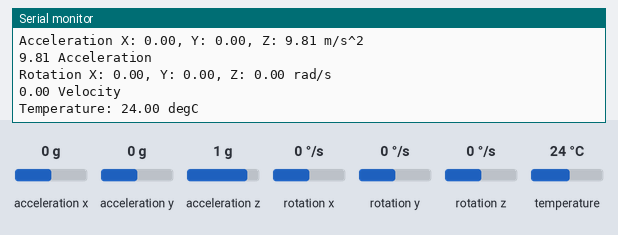
Bench run of a sketch on a simulated ESP32. Parts: the last lines printed to the serial monitor. The inputs (shaded band) are chosen by the test bench; at power-on: acceleration x 0 g, acceleration y 0 g, acceleration z 1 g, rotation x 0 °/s, rotation y 0 °/s, rotation z 0 °/s, temperature 24 °C. WiFi joins after 1.5 s; servers stay silent unless stated; random numbers use the default seed unless the sketch sets one; no MQTT or app messages arrive unless stated.

Above: at 2.8 s.
2.9 s: acceleration x set to -1.4 g
4.4 s: acceleration y set to -1.4 g
5.9 s: acceleration z set to -1.4 g
7.4 s: rotation x set to -192 °/s
At 8.2 s:
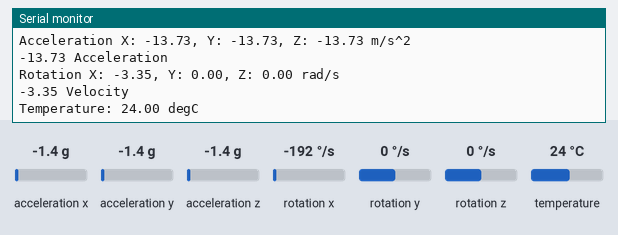
8.9 s: rotation y set to -192 °/s
At 9.8 s:
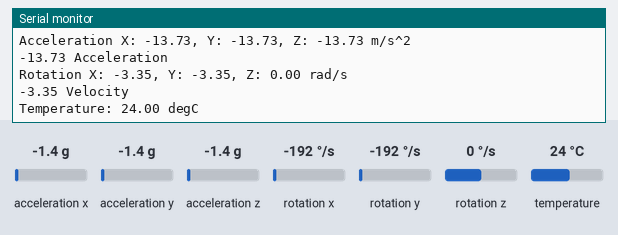

The sketch:

basic1.ino
```cpp
// Basic demo for accelerometer readings from Adafruit MPU6050

#include <Adafruit_MPU6050.h>
#include <Adafruit_Sensor.h>
#include "MPU6050_6Axis_MotionApps20.h"
#include <Wire.h>
#include <PubSubClient.h>
#include <WiFi.h>

const char *ssid     = "V2061";
const char *password = "Dulsara123";
//const char *ssid     = "Dialog 4G TNR";   tharuka
//const char *password = "Legendseeker#23";
const char* mqtt_server = "test.mosquitto.org";
char destination[7];
const char *acc = " Acceleration";
const char *vel = " Velocity";
//char destination2[7];

//int BUFFER_SIZE = 10;

WiFiClient espClient;
PubSubClient client(espClient);
/*long lastMsg = 0;
char msg[50];
value = 0;*/

Adafruit_MPU6050 mpu;
MPU6050 mpu1;

void setup_wifi() {
  delay(10);
  // We start by connecting to a WiFi network
  Serial.println();
  Serial.print("Connecting to ");
  Serial.println(ssid);

  WiFi.begin(ssid, password);

  while (WiFi.status() != WL_CONNECTED) {
    delay(500);
    Serial.print(".");
  }

  Serial.println("");
  Serial.println("WiFi connected");
  Serial.println("IP address: ");
  Serial.println(WiFi.localIP());
}

void reconnect() {
  // Loop until we're reconnected
  while (!client.connected()) {
    Serial.print("Attempting MQTT connection...");
    // Create a random client ID
    String clientId = "ESP8266Client-";
    clientId += String(random(0xffff), HEX);
    // Attempt to connect
    if (client.connect(clientId.c_str())) {
      Serial.println("connected");
      // Once connected, publish an announcement...
    } else {
      Serial.print("failed, rc=");
      Serial.print(client.state());
      Serial.println(" try again in 5 seconds");
      delay(5000);
    }
  }
}

void setup(void) {
  Serial.begin(115200);
  while (!Serial)
    delay(10); // will pause Zero, Leonardo, etc until serial console opens

  Serial.println("Adafruit MPU6050 test!");
  setup_wifi();
  client.setServer(mqtt_server, 1883);

  // Try to initialize!
  if (!mpu.begin()) {
    Serial.println("Failed to find MPU6050 chip");
    while (1) {
      delay(10);
    }
  }
  Serial.println("MPU6050 Found!");


  mpu.setAccelerometerRange(MPU6050_RANGE_8_G);
  Serial.print("Accelerometer range set to: ");
  switch (mpu.getAccelerometerRange()) {
  case MPU6050_RANGE_2_G:
    Serial.println("+-2G");
    break;
  case MPU6050_RANGE_4_G:
    Serial.println("+-4G");
    break;
  case MPU6050_RANGE_8_G:
    Serial.println("+-8G");
    break;
  case MPU6050_RANGE_16_G:
    Serial.println("+-16G");
    break;
  }
  mpu.setGyroRange(MPU6050_RANGE_500_DEG);
  Serial.print("Gyro range set to: ");
  switch (mpu.getGyroRange()) {
  case MPU6050_RANGE_250_DEG:
    Serial.println("+- 250 deg/s");
    break;
  case MPU6050_RANGE_500_DEG:
    Serial.println("+- 500 deg/s");
    break;
  case MPU6050_RANGE_1000_DEG:
    Serial.println("+- 1000 deg/s");
    break;
  case MPU6050_RANGE_2000_DEG:
    Serial.println("+- 2000 deg/s");
    break;
  }

  mpu.setFilterBandwidth(MPU6050_BAND_21_HZ);
  Serial.print("Filter bandwidth set to: ");
  switch (mpu.getFilterBandwidth()) {
  case MPU6050_BAND_260_HZ:
    Serial.println("260 Hz");
    break;
  case MPU6050_BAND_184_HZ:
    Serial.println("184 Hz");
    break;
  case MPU6050_BAND_94_HZ:
    Serial.println("94 Hz");
    break;
  case MPU6050_BAND_44_HZ:
    Serial.println("44 Hz");
    break;
  case MPU6050_BAND_21_HZ:
    Serial.println("21 Hz");
    break;
  case MPU6050_BAND_10_HZ:
    Serial.println("10 Hz");
    break;
  case MPU6050_BAND_5_HZ:
    Serial.println("5 Hz");
    break;
  }

  Serial.println("");
  delay(100);


 // supply your own gyro offsets here, scaled for min sensitivity
  mpu1.setXGyroOffset(197);
  mpu1.setYGyroOffset(393);
  mpu1.setZGyroOffset(-47);
  mpu1.setZAccelOffset(687); // 1688 factory default for my test chip
}

void loop() {


  if (!client.connected()) {
      reconnect();
  }
    client.loop();
    client.publish("Mytest", "Rounds seperator");
    //Serial.println(msg);
    /* Get new sensor events with the readings */
    sensors_event_t a, g, temp;
    mpu.getEvent(&a, &g, &temp);


  /* Print out the values */
  Serial.print("Acceleration X: ");
  Serial.print(a.acceleration.x);
  Serial.print(", Y: ");
  Serial.print(a.acceleration.y);
  Serial.print(", Z: ");
  Serial.print(a.acceleration.z);
  dtostrf(a.acceleration.z,4,2,destination);
  strcat(destination, acc);
  client.publish("Mytest", destination);
  Serial.println(" m/s^2");
  Serial.println(destination);

  Serial.print("Rotation X: ");
  Serial.print(g.gyro.x);
  dtostrf(g.gyro.x,4,2,destination);
  strcat(destination,vel);
  client.publish("Mytest", destination);
  Serial.print(", Y: ");
  Serial.print(g.gyro.y);
  Serial.print(", Z: ");
  Serial.print(g.gyro.z);
  Serial.println(" rad/s");
  Serial.println(destination);

  Serial.print("Temperature: ");
  Serial.print(temp.temperature);
  Serial.println(" degC");

  Serial.println("");
  delay(500);
}
```

Measured:
- after the input at 7.4 s, the serial monitor: prints a new line after 0.40 s (image 1)
- after the input at 8.9 s, the serial monitor: prints a new line after 0.43 s (image 2)
